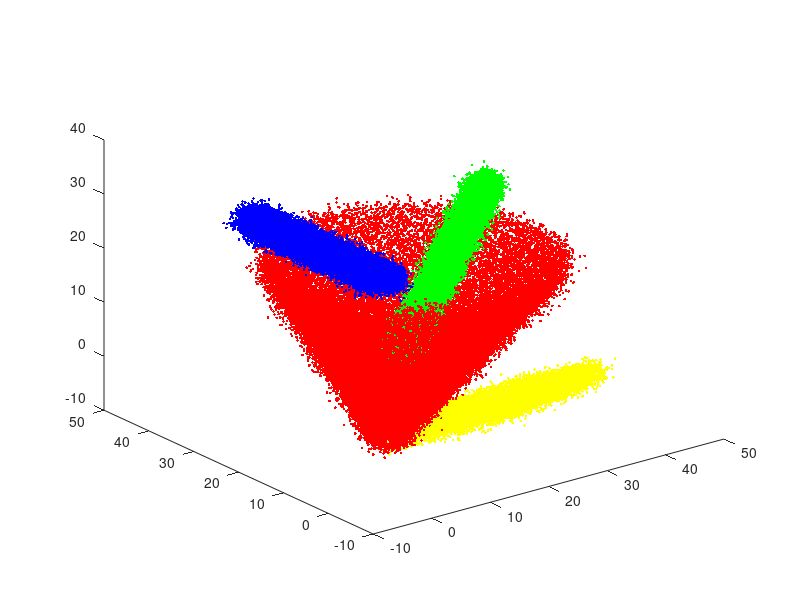
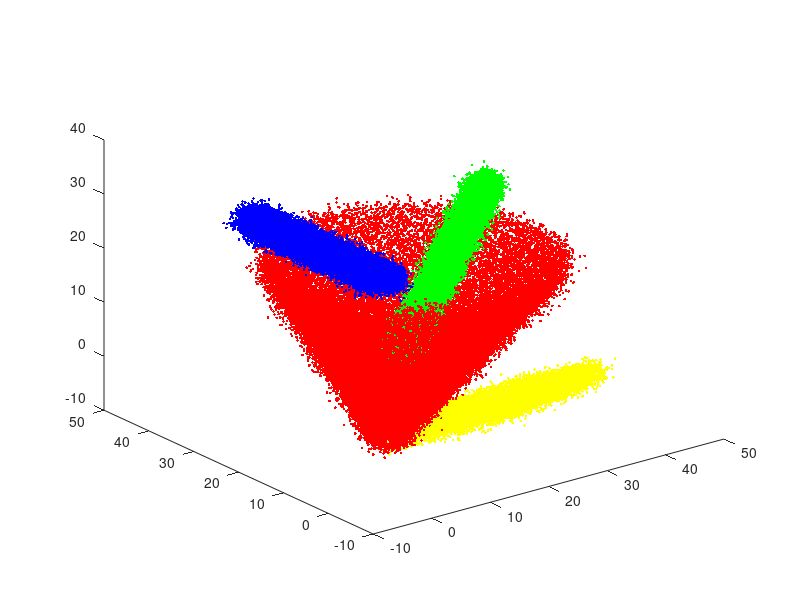

MATLAB code for these plots, in order:
mu = zeros(3,1);
DATA = zeros(200000, 3);
DATA2 = DATA;
lable = repmat([ones(1,3000),2*ones(1,3000),3*ones(1,3000),4*ones(1,1000)],1,20);
lable2 = zeros(1, 200000);
for time = 1 : 20
    for i = 1 : 60
        x = (21-time)*sin(i*pi/30)+21-time;
        y = (21-time)*cos(i*pi/30)+21-time;
        z = 21-time;
        mu(:,i+(time-1)*200) = [x y z];
    end;
    for j = 1 : 60
        x = j/2+10;
        y = j/3+10;
        z = j/4+10;
    mu(:,60+j+(time-1)*200) = [x y z];
    end
    for k = 1 : 60
        x = sin(k);
        y = k/2;
        z = 30;
        mu(:,120+k+(time-1)*200) = [x y z];
    end
    for i = 1 : 20
        x = i+time;
        y = sqrt(i);
        z = 0;
        mu(:,180+i+(time-1)*200) = [x y z];
    end
end
mu = mu';

for i = 1 : 4000
    MU = mu(i,:) ;
    SIGMA = [1 0 0 ; 0 1 0 ; 0 0 1] ;
    DATA( (i*50 - 49): (i*50), :) = mvnrnd(MU,SIGMA,50);
    %plot3(DATA(:,1),DATA(:,2),DATA(:,3),'r.','MarkerSize',0.5); 
end

for i = 1:20
    index = (i-1)*10000 + randperm(10000);
    ind_old = ((i-1)*10000+1):(i*10000);
    DATA2(ind_old , :) = DATA(index , :);
    lable2(ind_old) = lable(index);
end

figure(1);
ind1 = find(lable == 1);ind2 = find(lable == 2);ind3 = find(lable == 3);ind4 = find(lable == 4);
plot3(DATA(ind1,1),DATA(ind1,2),DATA(ind1,3),'r.',DATA(ind2,1),DATA(ind2,2),DATA(ind2,3),'g.',DATA(ind3,1),DATA(ind3,2),DATA(ind3,3),'b.',DATA(ind4,1),DATA(ind4,2),DATA(ind4,3),'y.'); 

figure(2);
ind1 = find(lable2 == 1);ind2 = find(lable2 == 2);ind3 = find(lable2 == 3);ind4 = find(lable2 == 4);
plot3(DATA2(ind1,1),DATA2(ind1,2),DATA2(ind1,3),'r.',DATA2(ind2,1),DATA2(ind2,2),DATA2(ind2,3),'g.',DATA2(ind3,1),DATA2(ind3,2),DATA2(ind3,3),'b.',DATA2(ind4,1),DATA2(ind4,2),DATA2(ind4,3),'y.'); 


